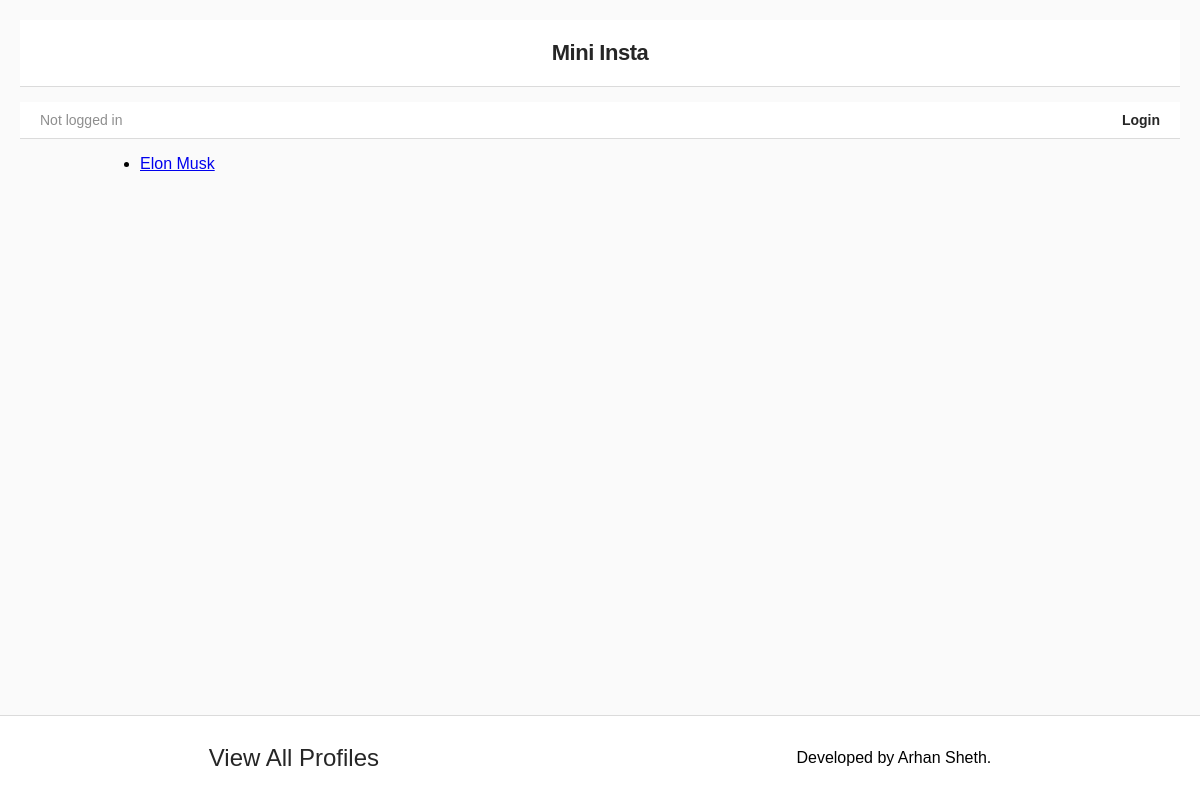
Page /miniinsta/profile/4/followers on the earlier database version.
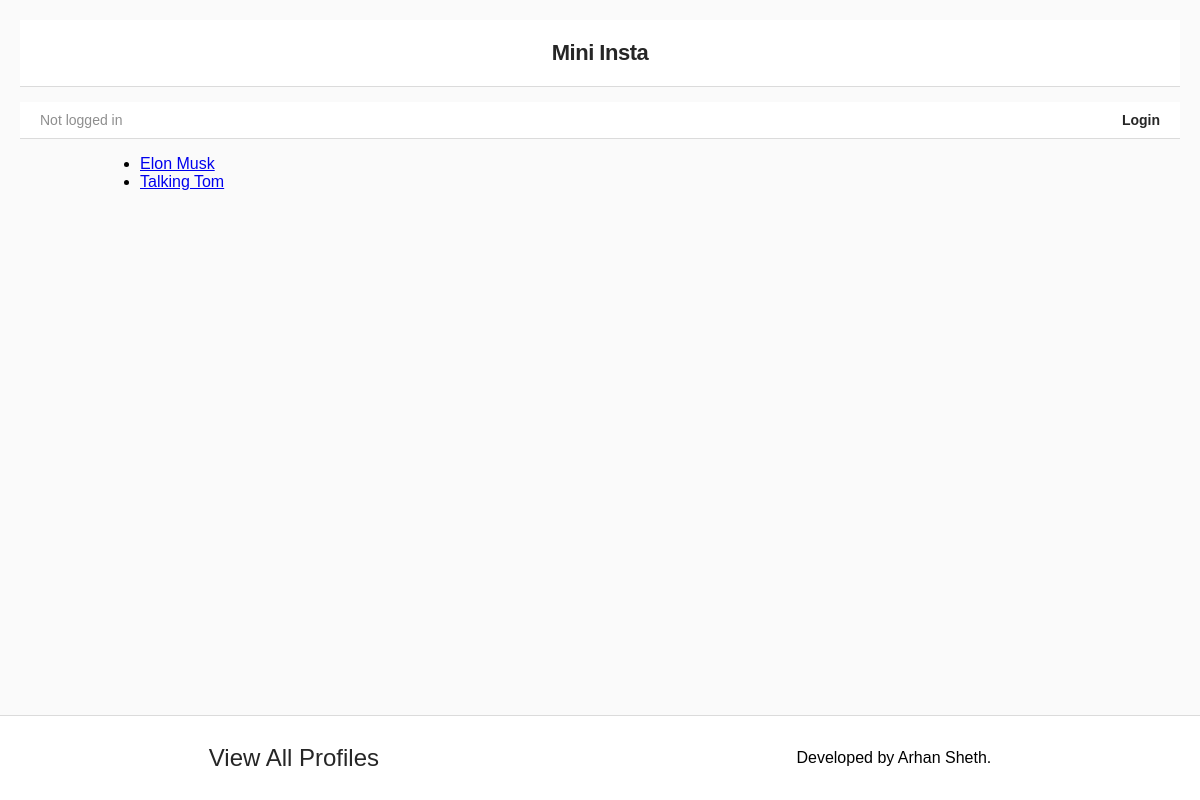
Same page on the later database version.
### miniinsta/models.py (models this page shows, shortened)
class Profile(models.Model):
    username = models.TextField(blank=True)
    display_name = models.TextField(blank=True)
    profile_image_url = models.URLField(blank=True)
    bio_text = models.TextField(blank=True)
    join_date = models.DateTimeField(auto_now=True)
    user = models.ForeignKey(User, on_delete=models.CASCADE)
    def get_followers(self):
        followers = Follow.objects.filter(profile=self)
        return [f.follower_profile for f in followers]
    def get_num_followers(self):
        follower_list = self.get_followers()
        return len(follower_list)

### miniinsta/views.py (the view)
# urls.py: path(r'profile/<int:pk>/followers', ShowFollowersDetailView.as_view(), name="show_followers"),
class ShowFollowersDetailView(DetailView):
    model = Profile
    template_name = "miniinsta/show_followers.html"
    context_object_name = "profile"
    def get_context_data(self,  **kwargs):
        context = super().get_context_data(**kwargs)
        profile = self.get_object()
        context['followers'] = profile.get_followers()
        context['num_followers'] = profile.get_num_followers()
        return context

### miniinsta/templates/miniinsta/show_followers.html (shortened to what this page needs)
{% extends 'miniinsta/base.html' %}
{% block content %}
    {% if followers %}
        <ul>
        {% for profile in followers %}
            <li><a href="{% url 'show_profile' profile.pk %}">{{ profile.display_name }}</a></li>
        {% endfor %}
        </ul>
    {% else %}
        <p>No followers</p>
    {% endif %}
{% endblock %}

Differences in the rows shown:
added Profile: display_name "Talking Tom"
